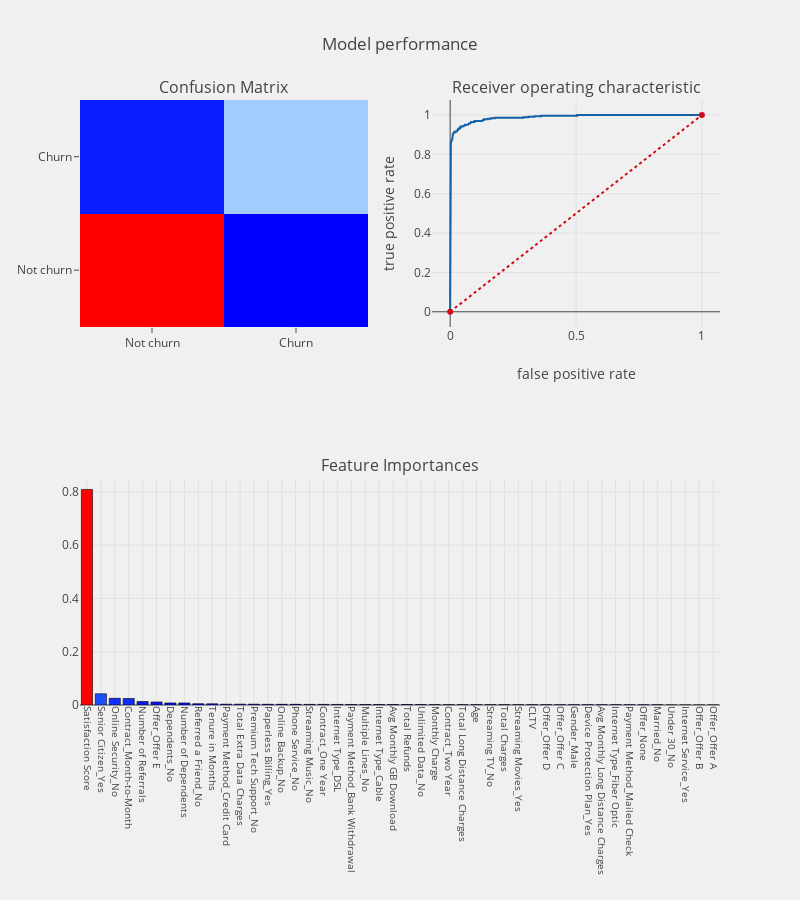

Write notebook code for a chart like this one.
### Markdown cell above
## Model 5: XGBoost (SMOTE)

### Code cell
telecom_churn_prediction(xgb2,X_res,testX,y_res,testY,
                         trainX.columns,"features")

### Figure 1 — Plotly figure (JSON) as saved in the notebook; plotly's stock layout.template omitted (floating-point values rounded to 4 significant figures)
{"data": [{"colorscale": "Picnic", "name": "matrix", "showscale": false, "type": "heatmap", "uid": "3ecacae4-0aa7-421a-b910-064e5e2f44a5", "x": ["Not churn", "Churn"], "xaxis": "x", "y": ["Not churn", "Churn"], "yaxis": "y", "z": [[1025, 15], [34, 335]]}, {"line": {"color": "rgb(22, 96, 167)", "width": 2}, "name": "Roc : 0.9467180008338546", "type": "scatter", "uid": "f8459f4d-41b6-4686-861e-984dc68682f1", "x": [0, 0, 0, 0, 0, 0, 0, 0, 0, 0, 0, 0, 0, 0, 0, 0, 0, 0, 0, 0, 0, 0, 0, 0, 0, 0, 0, 0, 0, 0, 0.0009615, 0.0009615, 0.001923, 0.001923, 0.002885, 0.002885, 0.004808, 0.004808, 0.005769, 0.005769, 0.006731, 0.006731, 0.007692, 0.007692, 0.008654, 0.008654, 0.01058, 0.01058, 0.0125, 0.0125, 0.01442, 0.01442, 0.02019, 0.02019, 0.02692, 0.02692, 0.02885, 0.02885, 0.03077, 0.03077, 0.03173, 0.03173, 0.03654, 0.03654, 0.04038, 0.04038, 0.04615, 0.04615, 0.05385, 0.05385, 0.05673, 0.05673, 0.05962, 0.05962, 0.07115, 0.07115, 0.07404, 0.07404, 0.07981, 0.07981, 0.08173, 0.08173, 0.08365, 0.08365, 0.09712, 0.09712, 0.1279, 0.1279, 0.1298, 0.1298, 0.1346, 0.1346, 0.15, 0.15, 0.1615, 0.1615, 0.1769, 0.1769, 0.2904, 0.2904, 0.3106, 0.3106, 0.3346, 0.3346, 0.3606, 0.3606, 0.5048, 0.5048, 1], "xaxis": "x2", "y": [0, 0.00542, 0.01084, 0.02168, 0.0271, 0.03523, 0.04607, 0.05691, 0.07046, 0.07859, 0.08943, 0.1111, 0.122, 0.1409, 0.1518, 0.1545, 0.1599, 0.1626, 0.168, 0.1734, 0.1789, 0.1897, 0.1951, 0.206, 0.2114, 0.271, 0.2764, 0.3442, 0.3496, 0.6992, 0.6992, 0.7615, 0.7615, 0.813, 0.813, 0.8645, 0.8645, 0.8672, 0.8672, 0.8699, 0.8699, 0.8753, 0.8753, 0.878, 0.878, 0.8835, 0.8835, 0.9024, 0.9024, 0.9051, 0.9051, 0.9133, 0.9133, 0.916, 0.916, 0.9214, 0.9214, 0.9241, 0.9241, 0.9268, 0.9268, 0.9295, 0.9295, 0.935, 0.935, 0.9404, 0.9404, 0.9431, 0.9431, 0.9458, 0.9458, 0.9485, 0.9485, 0.9512, 0.9512, 0.9539, 0.9539, 0.9566, 0.9566, 0.9593, 0.9593, 0.9621, 0.9621, 0.9648, 0.9648, 0.9702, 0.9702, 0.9729, 0.9729, 0.9756, 0.9756, 0.9783, 0.9783, 0.981, 0.981, 0.9837, 0.9837, 0.9864, 0.9864, 0.9892, 0.9892, 0.9919, 0.9919, 0.9946, 0.9946, 0.9973, 0.9973, 1, 1], "yaxis": "y2"}, {"line": {"color": "rgb(205, 12, 24)", "dash": "dot", "width": 2}, "type": "scatter", "uid": "a0b8e8e6-85e9-4848-aed0-aaaaacf4b782", "x": [0, 1], "xaxis": "x2", "y": [0, 1], "yaxis": "y2"}, {"marker": {"color": [0.8087, 0.04212, 0.02512, 0.02427, 0.01307, 0.01136, 0.00783, 0.007678, 0.004807, 0.004434, 0.003144, 0.003117, 0.003089, 0.002662, 0.002645, 0.002541, 0.002361, 0.002319, 0.002094, 0.002023, 0.001762, 0.00173, 0.001703, 0.001655, 0.001472, 0.001423, 0.001283, 0.0012, 0.001193, 0.001185, 0.001181, 0.001124, 0.001074, 0.00104, 0.0009461, 0.0008579, 0.000776, 0.0006957, 0.0006279, 0.0005702, 0.0005075, 0.0005072, 9.374e-05, 0, 0, 0], "colorscale": "Picnic", "line": {"color": "black", "width": 0.6}}, "name": "coefficients", "type": "bar", "uid": "f9bd77fb-e20b-48cd-8cb8-462eabce9af9", "x": ["Satisfaction Score", "Senior Citizen_Yes", "Online Security_No", "Contract_Month-to-Month", "Number of Referrals", "Offer_Offer E", "Dependents_No", "Number of Dependents", "Referred a Friend_No", "Tenure in Months", "Payment Method_Credit Card", "Total Extra Data Charges", "Premium Tech Support_No", "Paperless Billing_Yes", "Online Backup_No", "Phone Service_No", "Streaming Music_No", "Contract_One Year", "Internet Type_DSL", "Payment Method_Bank Withdrawal", "Multiple Lines_No", "Internet Type_Cable", "Avg Monthly GB Download", "Total Refunds", "Unlimited Data_No", "Monthly Charge", "Contract_Two Year", "Total Long Distance Charges", "Age", "Streaming TV_No", "Total Charges", "Streaming Movies_Yes", "CLTV", "Offer_Offer D", "Offer_Offer C", "Gender_Male", "Device Protection Plan_Yes", "Avg Monthly Long Distance Charges", "Internet Type_Fiber Optic", "Payment Method_Mailed Check", "Offer_None", "Married_No", "Under 30_No", "Internet Service_Yes", "Offer_Offer B", "Offer_Offer A"], "xaxis": "x3", "y": [0.8087, 0.04212, 0.02512, 0.02427, 0.01307, 0.01136, 0.00783, 0.007678, 0.004807, 0.004434, 0.003144, 0.003117, 0.003089, 0.002662, 0.002645, 0.002541, 0.002361, 0.002319, 0.002094, 0.002023, 0.001762, 0.00173, 0.001703, 0.001655, 0.001472, 0.001423, 0.001283, 0.0012, 0.001193, 0.001185, 0.001181, 0.001124, 0.001074, 0.00104, 0.0009461, 0.0008579, 0.000776, 0.0006957, 0.0006279, 0.0005702, 0.0005075, 0.0005072, 9.374e-05, 0, 0, 0], "yaxis": "y3"}], "layout": {"annotations": [{"font": {"size": 16}, "showarrow": false, "text": "Confusion Matrix", "x": 0.225, "xanchor": "center", "xref": "paper", "y": 1, "yanchor": "bottom", "yref": "paper"}, {"font": {"size": 16}, "showarrow": false, "text": "Receiver operating characteristic", "x": 0.775, "xanchor": "center", "xref": "paper", "y": 1, "yanchor": "bottom", "yref": "paper"}, {"font": {"size": 16}, "showarrow": false, "text": "Feature Importances", "x": 0.5, "xanchor": "center", "xref": "paper", "y": 0.375, "yanchor": "bottom", "yref": "paper"}], "autosize": false, "height": 900, "margin": {"b": 195}, "paper_bgcolor": "rgba(240,240,240, 0.95)", "plot_bgcolor": "rgba(240,240,240, 0.95)", "showlegend": false, "title": "Model performance", "width": 800, "xaxis": {"anchor": "y", "domain": [0, 0.45]}, "xaxis2": {"anchor": "y2", "domain": [0.55, 1], "title": "false positive rate"}, "xaxis3": {"anchor": "y3", "domain": [0, 1], "showgrid": true, "tickangle": 90, "tickfont": {"size": 10}}, "yaxis": {"anchor": "x", "domain": [0.625, 1]}, "yaxis2": {"anchor": "x2", "domain": [0.625, 1], "title": "true positive rate"}, "yaxis3": {"anchor": "x3", "domain": [0, 0.375]}}}
